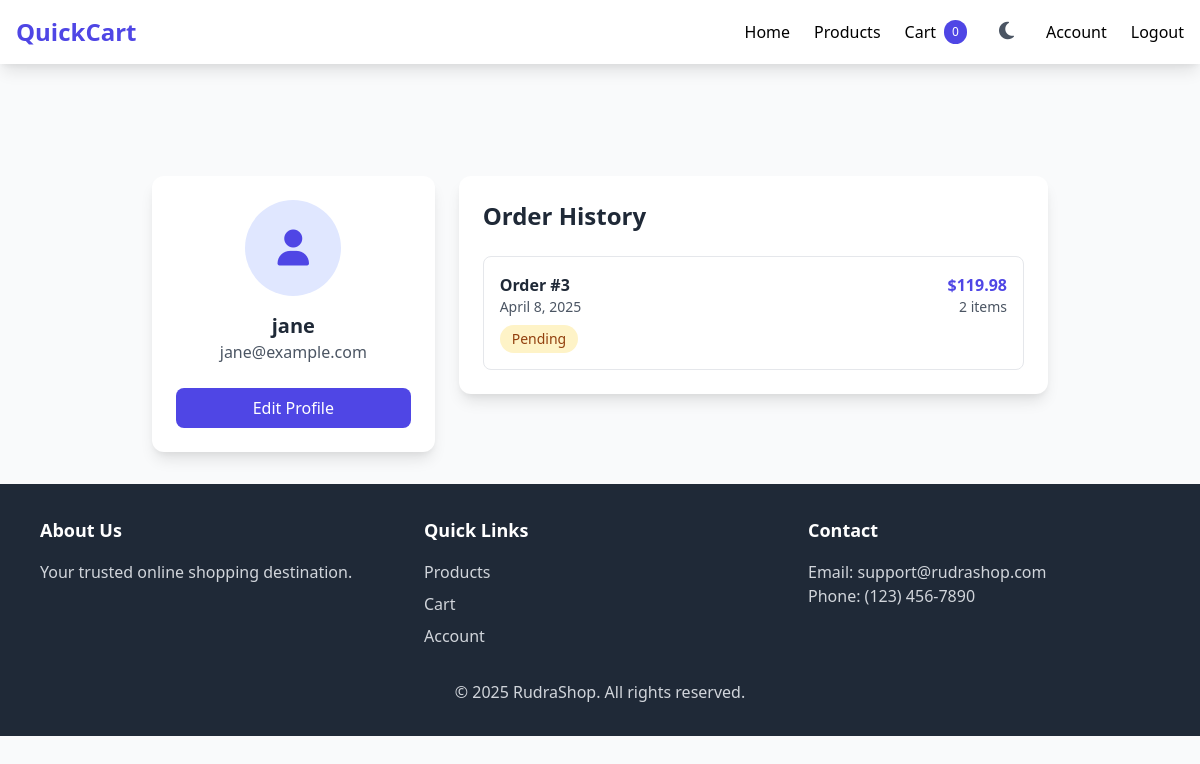
The app's page /account.php (signed in) with its own data.
### tables this page shows
CREATE TABLE users (
    id INT PRIMARY KEY AUTO_INCREMENT,
    username VARCHAR(50) NOT NULL,
    email VARCHAR(100) UNIQUE NOT NULL,
    password VARCHAR(255) NOT NULL,
    first_name VARCHAR(50),
    last_name VARCHAR(50),
    address TEXT,
    phone VARCHAR(20),
    is_admin BOOLEAN DEFAULT FALSE,
    created_at TIMESTAMP DEFAULT CURRENT_TIMESTAMP
);

CREATE TABLE orders (
    id INT PRIMARY KEY AUTO_INCREMENT,
    user_id INT NOT NULL,
    total_amount DECIMAL(10,2) NOT NULL,
    status ENUM('pending', 'processing', 'shipped', 'delivered', 'cancelled') DEFAULT 'pending',
    shipping_address TEXT NOT NULL,
    payment_status ENUM('pending', 'paid', 'failed') DEFAULT 'pending',
    created_at TIMESTAMP DEFAULT CURRENT_TIMESTAMP,
    FOREIGN KEY (user_id) REFERENCES users(id) ON DELETE CASCADE
);

### account.php (the view, shortened to what this page needs)
<?php
require_once 'config/database.php';
$stmt = $pdo->prepare("SELECT id, email FROM users WHERE id = ?");
$stmt->execute([$_SESSION['user_id']]);
$user = $stmt->fetch();
$user['name'] = $user['name'] ?? explode('@', $user['email'])[0];
$user['email'] = $user['email'] ?? '';
$stmt = $pdo->prepare("
    SELECT o.*, COUNT(oi.id) as item_count
    FROM orders o
    LEFT JOIN order_items oi ON o.id = oi.order_id
    WHERE o.user_id = ?
    GROUP BY o.id
    ORDER BY o.created_at DESC
");
$stmt->execute([$_SESSION['user_id']]);
$orders = $stmt->fetchAll();
?>
<div class="grid grid-cols-1 md:grid-cols-3 gap-6">
    <div class="md:col-span-1">
        <div class="bg-white dark:bg-gray-800 rounded-xl shadow-lg p-6">
            <div class="text-center mb-6">
                <div class="w-24 h-24 mx-auto bg-indigo-100 dark:bg-indigo-900 rounded-full flex items-center justify-center mb-4">
                    <i class="fas fa-user text-4xl text-indigo-600 dark:text-indigo-400"></i>
                </div>
                <h2 class="text-xl font-bold text-gray-800 dark:text-white">
                    <?= htmlspecialchars($user['name']) ?>
                </h2>
                <p class="text-gray-600 dark:text-gray-400"><?= htmlspecialchars($user['email']) ?></p>
            </div>
            <button onclick="openEditProfile()"
                    class="w-full bg-indigo-600 text-white px-4 py-2 rounded-lg hover:bg-indigo-700 transition duration-300">
                Edit Profile
            </button>
        </div>
    </div>
    <div class="md:col-span-2">
        <div class="bg-white dark:bg-gray-800 rounded-xl shadow-lg p-6">
            <h2 class="text-2xl font-bold mb-6 text-gray-800 dark:text-white">Order History</h2>
            <?php if (empty($orders)): ?>
                <div class="text-center py-8">
                    <i class="fas fa-shopping-bag text-gray-300 dark:text-gray-600 text-5xl mb-4"></i>
                    <p class="text-gray-600 dark:text-gray-400">No orders yet</p>
                </div>
            <?php else: ?>
                <div class="space-y-4">
                    <?php foreach ($orders as $order): ?>
                        <a href="/Rudra/ecommerce/order_details.php?id=<?= $order['id'] ?>"
                           class="block border dark:border-gray-700 rounded-lg p-4 hover:shadow-md transition duration-300">
                            <div class="flex justify-between items-start">
                                <div>
                                    <p class="font-semibold text-gray-800 dark:text-white">
                                        Order #<?= $order['id'] ?>
                                    </p>
                                    <p class="text-sm text-gray-600 dark:text-gray-400">
                                        <?= date('F j, Y', strtotime($order['created_at'])) ?>
                                    </p>
                                </div>
                                <div class="text-right">
                                    <p class="font-bold text-indigo-600 dark:text-indigo-400">
                                        $<?= number_format($order['total_amount'], 2) ?>
                                    </p>
                                    <p class="text-sm text-gray-600 dark:text-gray-400">
                                        <?= $order['item_count'] ?> items
                                    </p>
                                </div>
                            </div>
                            <div class="mt-2">
                                <span class="inline-block px-3 py-1 text-sm rounded-full
                                    <?= $order['status'] === 'completed'
                                        ? 'bg-green-100 text-green-800 dark:bg-green-900 dark:text-green-200'
                                        : 'bg-yellow-100 text-yellow-800 dark:bg-yellow-900 dark:text-yellow-200' ?>">
                                    <?= ucfirst($order['status']) ?>
                                </span>
                            </div>
                        </a>
                    <?php endforeach; ?>
                </div>
            <?php endif; ?>
        </div>
    </div>
</div>
<?php
include 'templates/layout.php';
?>

### records on screen
users: email "jane@example.com"
orders: id "3", created_at "April 8, 2025", total_amount "119.98", item_count "2", status "Pending"

### other values on screen
$user['name'] "jane"
